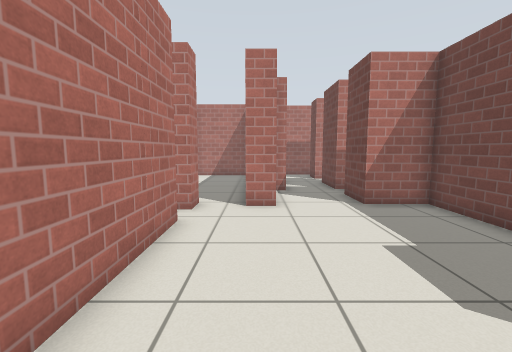
view 1 (above)

17 first-person views from a walk through a Gazebo world. The camera is 0.94 m above the floor, tilts 6° down and sees 90° across. Floor lines are 1 m apart. The floor is counted in squares, 0.5 m on a side. Each view is taken from the middle of a square. On the plan, view 1 faces up. The plan holds only what a view shows up to about 15 squares ahead; the rest is blank. Simple patterns stand in for the simulator's built-in surfaces.

view 2
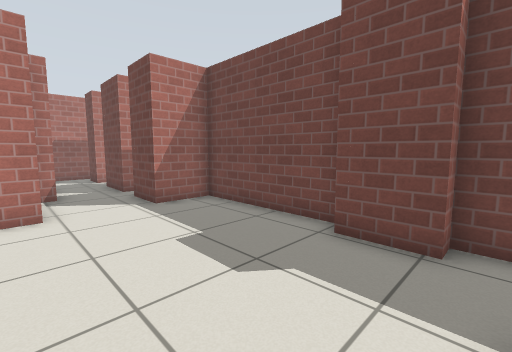

view 3
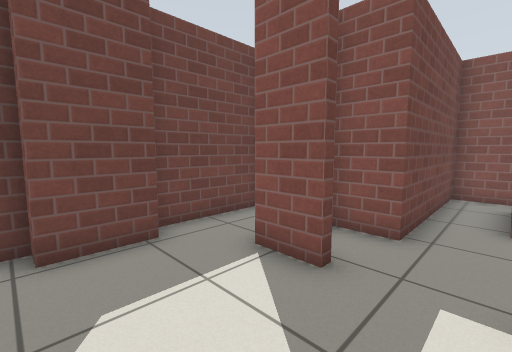

view 4
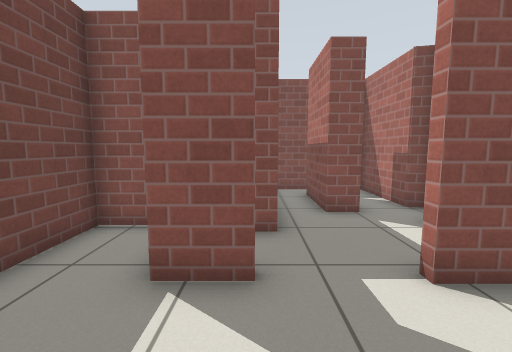

view 5
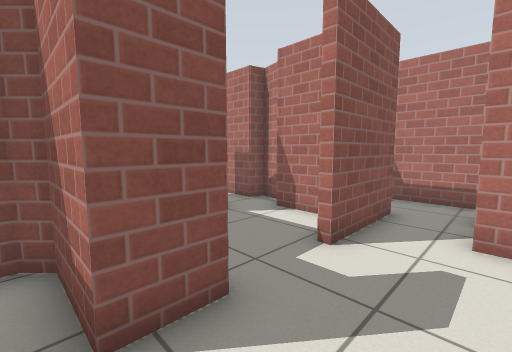

view 6
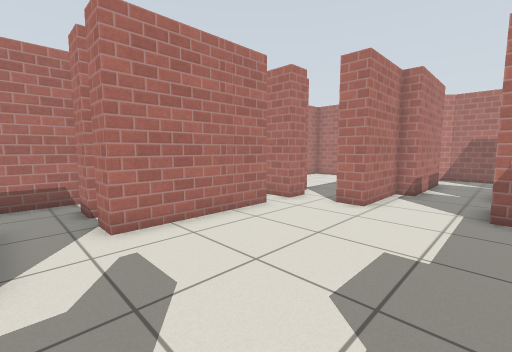

view 7
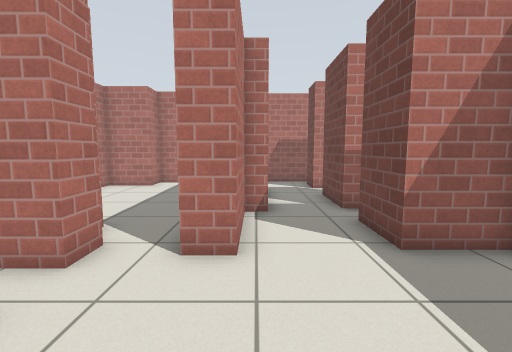

view 8
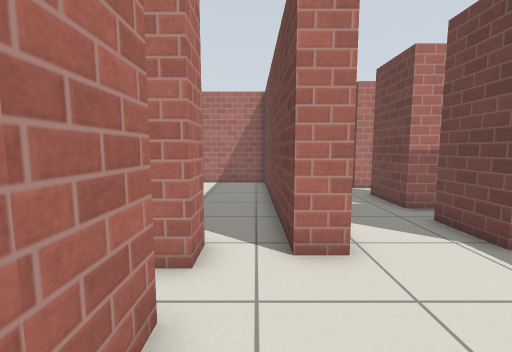

view 9
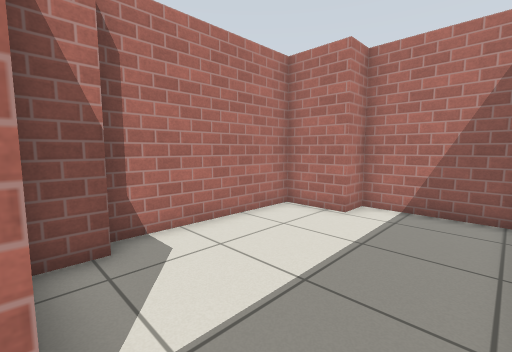

view 10
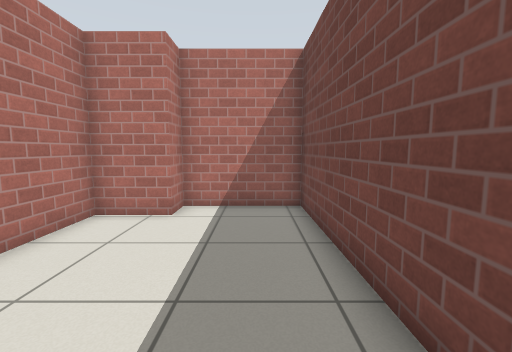

view 11
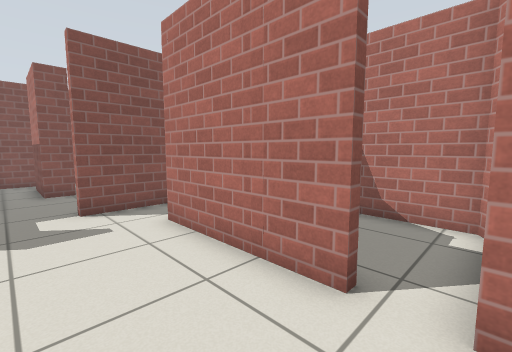

view 12
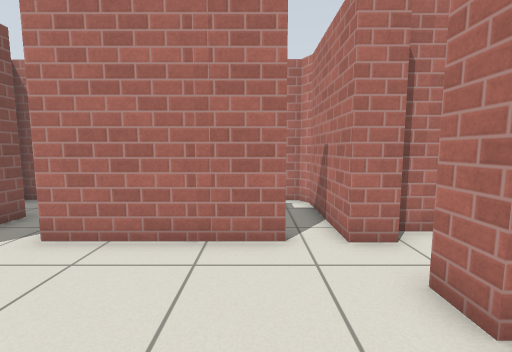

view 13
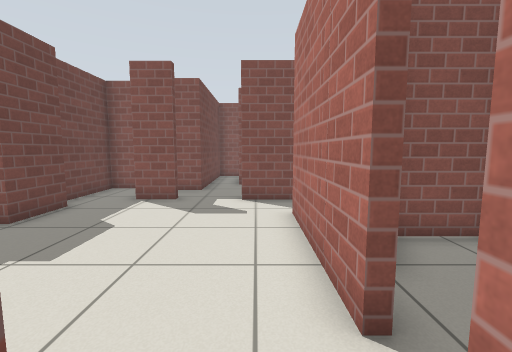

view 14
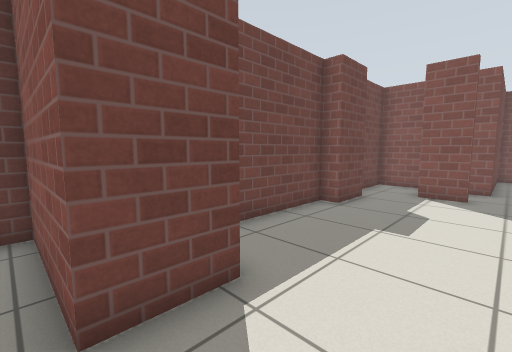

view 15
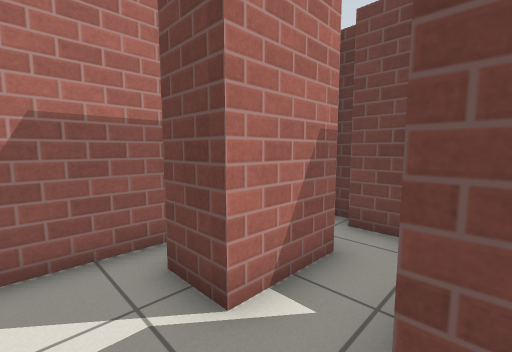

view 16
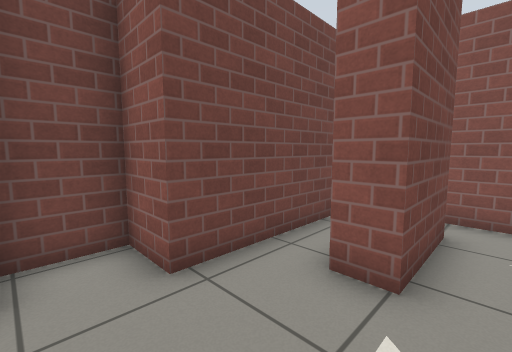

view 17
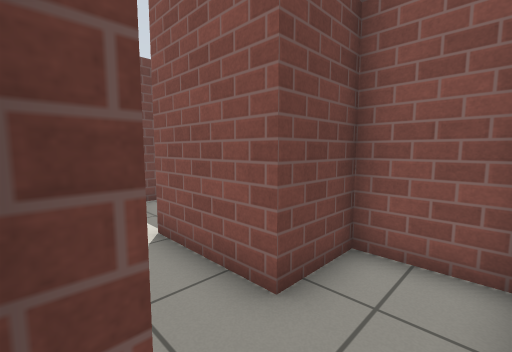

### Floor plan
Ten units are one square. View 1 is at (0, 0); x grows to the right and y downward. Boxes are objects, and circles mark ways between rooms. Rooms are numbered by the first view taken in them; rooms with no view inside come last. Other rooms are left out.
<svg viewBox="-71 -193 162 287">
<path fill="none" stroke="#000" d="M20 9 20 5 35 5 35 28 39 32 59 32 59 -7 52 -7 52 -27 59 -27 59 -86 37 -86M-16 5 -4 5M32 26 32 9M-21 -66 -21 -16M7 -84 -3 -84M-11 45 -1 45 -1 76M-21 -90 -21 -79M-21 89 15 89 15 26 34 26M-59 -114 -59 -101M-27 -101 -27 -92M-3 -84 -5 -184 -44 -184 -44 -172 -66 -172 -66 -114M14 -161 14 -116 7 -116 7 -84M48 -120 37 -120 37 -145M63 -162 37 -162 37 -177M44 -188 14 -188 9 -183M79 -155 79 -168M37 -86 37 -106 54 -106M86 -170 86 -175M-33 41 -35 50M-29 52 -29 89M-25 19 -25 35M-11 76 -11 45M-39 -16 -50 -16 -50 -21M-63 -19 -63 26 -40 26 -40 5 -16 5M-21 -16 -31 -16"/>
<circle cx="-10" cy="-90" r="3" fill="#2a7"/>
<circle cx="20" cy="-95" r="3" fill="#2a7"/>
<circle cx="-10" cy="25" r="3" fill="#2a7"/>
<circle cx="-5" cy="80" r="3" fill="#2a7"/>
<circle cx="-10" cy="-10" r="3" fill="#2a7"/>
<text x="20" y="-20">1</text>
<text x="-30" y="-140">2</text>
<text x="30" y="-140">3</text>
<text x="-20" y="40">4</text>
<text x="-50" y="0">5</text>
</svg>
Room 1 opens to room 2. Room 1 opens to room 3. Room 1 opens to room 4. Room 1 opens to room 5.

Where each view was taken, in squares from view 1:
view 1: 0 up, 0 right, facing up
view 2: 0 up, 0 right, facing up-right
view 3: 3 up, 0 right, facing down-right
view 4: 3 up, 2 right, facing down
view 5: 2 up, 4 right, facing down-left
view 6: 0 up, 4 right, facing up-left
view 7: 4 up, 1 right, facing up
view 8: 4 up, 1 left, facing up
view 9: 10 up, 1 left, facing up-left
view 10: 10 up, 2 left, facing up
view 11: 8 up, 1 right, facing down-left
view 12: 6 up, 3 right, facing left
view 13: 9 up, 1 left, facing down
view 14: 11 up, 1 right, facing down-right
view 15: 14 up, 2 right, facing up-right
view 16: 1 down, 2 left, facing down-right
view 17: 2 up, 6 left, facing down-right
